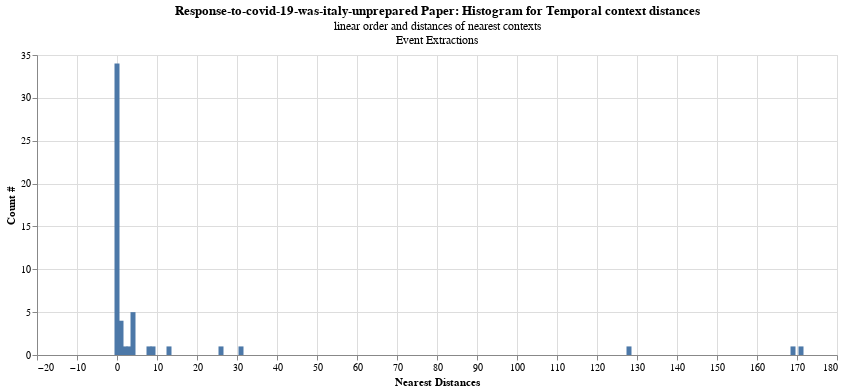

Notebook code for this chart:
### Code cell
res = pd.DataFrame.from_dict(all_results['response-to-covid-19-was-italy-unprepared_all.csv']['temp_results'])
res.drop(res.index[res['top'] == -1], inplace = True)
r = res.groupby(['top']).count().reset_index()[['sno', 'top']]
ch = alt.Chart(r).mark_bar(size=40).encode(
    alt.X("top:Q", title="Nearest Distances"),
    y=alt.Y('sno',title="Count #")
).properties(
    title=alt.TitleParams('Response-to-covid-19-was-italy-unprepared Paper: Histogram for Temporal context distances',
    subtitle=["linear order and distances of nearest contexts","Event Extractions"]), width=800
)

ch.configure_title(
    fontSize=14,
    font='Courier',
    anchor='start',
    color='gray'
)
ch.mark_bar() + ch.mark_text(align='left', dy=2)

### Figure 1 — Vega-Lite specification as saved in the notebook (floating-point values rounded to 4 significant figures)
{"config": {"view": {"continuousWidth": 400, "continuousHeight": 300}}, "layer": [{"mark": "bar", "encoding": {"x": {"field": "top", "title": "Nearest Distances", "type": "quantitative"}, "y": {"field": "sno", "title": "Count #", "type": "quantitative"}}, "title": {"text": "Response-to-covid-19-was-italy-unprepared Paper: Histogram for Temporal context distances", "subtitle": ["linear order and distances of nearest contexts", "Event Extractions"]}, "width": 800}, {"mark": {"type": "text", "align": "left", "dy": 2}, "encoding": {"x": {"field": "top", "title": "Nearest Distances", "type": "quantitative"}, "y": {"field": "sno", "title": "Count #", "type": "quantitative"}}, "title": {"text": "Response-to-covid-19-was-italy-unprepared Paper: Histogram for Temporal context distances", "subtitle": ["linear order and distances of nearest contexts", "Event Extractions"]}, "width": 800}], "data": {"name": "data-1fc6b4951b0ef374345f41ea9d98f8cc"}, "$schema": "https://vega.github.io/schema/vega-lite/v4.17.0.json", "datasets": {"data-1fc6b4951b0ef374345f41ea9d98f8cc": [{"sno": 34, "top": 0}, {"sno": 4, "top": 1}, {"sno": 1, "top": 2}, {"sno": 1, "top": 3}, {"sno": 5, "top": 4}, {"sno": 1, "top": 8}, {"sno": 1, "top": 9}, {"sno": 1, "top": 13}, {"sno": 1, "top": 26}, {"sno": 1, "top": 31}, {"sno": 1, "top": 128}, {"sno": 1, "top": 169}, {"sno": 1, "top": 171}]}}
